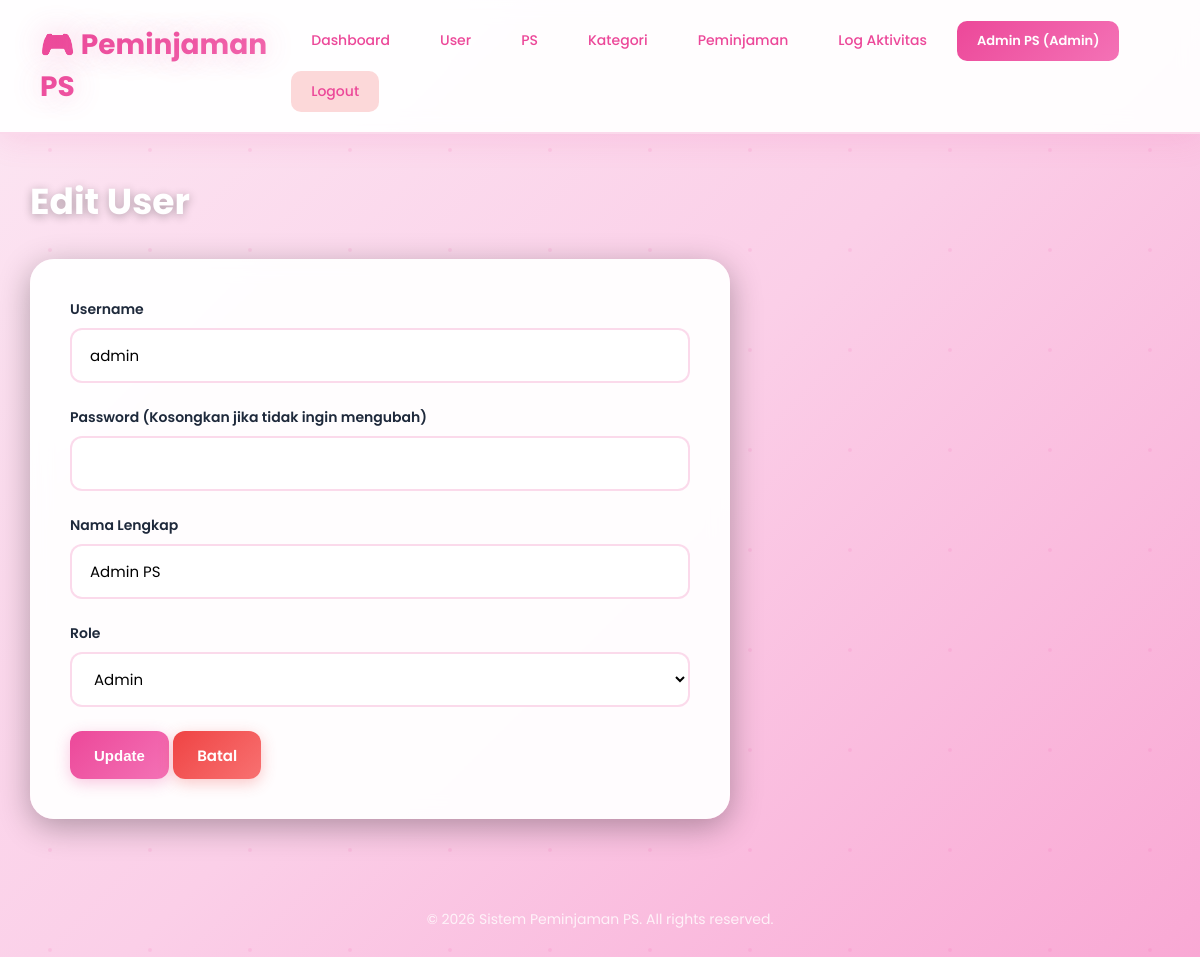
The page /index.php?page=user&action=edit&id=1 (signed in) on the database its author committed.
### tables this page shows
CREATE TABLE `users` (
  `id`         int(11)                              NOT NULL,
  `username`   varchar(50)                          NOT NULL,
  `password`   varchar(255)                         NOT NULL,
  `nama`       varchar(100)                         NOT NULL,
  `role`       enum('admin','petugas','peminjam')   NOT NULL,
  `created_at` timestamp                            NULL DEFAULT current_timestamp()
);

### config/Database.php (called while the page is built, shortened)
<?php
class Database {
    private $host     = "localhost";
    private $db_name  = "peminjaman_ps";
    private $username = "root";
    private $password = "";
    public function getConnection() {
        $this->conn = null;
        try {
            $this->conn = new PDO(
                "mysql:host={$this->host};dbname={$this->db_name};charset=utf8",
                $this->username,
                $this->password
            );
            $this->conn->setAttribute(PDO::ATTR_ERRMODE, PDO::ERRMODE_EXCEPTION);
        } catch (PDOException $e) {
            die("Koneksi database gagal: " . $e->getMessage());
        }
        return $this->conn;
    }
}

### models/User.php (called while the page is built, shortened)
<?php
class User {
    private $conn;
    private $table_name = "users";
    public $id;
    public function __construct($db) {
        $this->conn = $db;
    }
    public function readOne() {
        $stmt = $this->conn->prepare(
            "SELECT id, username, nama, role FROM {$this->table_name} WHERE id = :id LIMIT 1"
        );
        $stmt->bindParam(':id', $this->id);
        $stmt->execute();
        return $stmt;
    }
}

### views/user/edit.php (the view, shortened to what this page needs)
<?php require_once 'views/layouts/header.php'; ?>
<div class="content">
    <h1>Edit User</h1>
    <div class="form-container">
        <form method="POST" action="index.php?page=user&action=update" id="user-form">
            <div class="form-group">
                <label>Username</label>
                <input type="text" name="username" value="<?php echo htmlspecialchars($data['username'] ?? ''); ?>" required>
            </div>
            <div class="form-group">
                <label>Password (Kosongkan jika tidak ingin mengubah)</label>
                <input type="password" name="password">
            </div>
            <div class="form-group" id="nama-group">
                <label id="nama-label">Nama Lengkap</label>
                <input type="text" name="nama" id="nama-input" value="<?php echo htmlspecialchars($data['nama'] ?? ''); ?>" required>
            </div>
            <div class="form-group">
                <label>Role</label>
                <select name="role" id="role-select" required>
                    <option value="admin" <?php echo $data['role'] == 'admin' ? 'selected' : ''; ?>>Admin</option>
                </select>
            </div>
            <button type="submit" class="btn">Update</button>
            <a href="index.php?page=user&action=index" class="btn btn-danger">Batal</a>
        </form>
    </div>
</div>
<?php require_once 'views/layouts/footer.php'; ?>

### views/layouts/header.php (style rules this page uses)
* { margin: 0; padding: 0; box-sizing: border-box; }
body { font-family: 'Poppins', sans-serif; background: linear-gradient(135deg, #fce7f3 0%, #fbcfe8 50%, #f9a8d4 100%); min-height: 100vh; position: relative; }
body::before { content: ''; position: fixed; top: 0; left: 0; width: 100%; height: 100%; pointer-events: none; z-index: 0; }
.content { max-width: 1400px; margin: 40px auto; padding: 0 30px; position: relative; z-index: 1; }
.content h1 { color: white; font-size: 36px; font-weight: 700; margin-bottom: 30px; text-shadow: 0 2px 10px rgba(0,0,0,0.3); }
.btn { display: inline-flex; align-items: center; justify-content: center; gap: 8px; padding: 12px 24px; background: linear-gradient(135deg, #ec4899, #f472b6); color: white; text-decoration: none; border-radius: 12px; border: none; cursor: pointer; font-size: 15px; font-weight: 600; transition: all 0.3s ease; box-shadow: 0 4px 15px rgba(236,72,153,0.3); position: relative; overflow: hidden; min-height: 48px; white-space: nowrap; }
.btn::before { content: ''; position: absolute; top: 50%; left: 50%; width: 0; height: 0; border-radius: 50%; background: rgba(255,255,255,0.3); transform: translate(-50%, -50%); transition: width 0.6s, height 0.6s; }
.btn-danger { background: linear-gradient(135deg, #ef4444, #f87171); box-shadow: 0 4px 15px rgba(239,68,68,0.3); }
.form-group { margin-bottom: 24px; }
.form-group label { display: block; margin-bottom: 8px; font-weight: 600; color: #1e293b; font-size: 14px; }
.form-group input, .form-group select, .form-group textarea { width: 100%; padding: 14px 18px; border: 2px solid rgba(236,72,153,0.2); border-radius: 12px; font-size: 15px; font-family: 'Poppins', sans-serif; transition: all 0.3s ease; background: white; }
.form-container { background: rgba(255,255,255,0.95); backdrop-filter: blur(10px); padding: 40px; border-radius: 24px; box-shadow: 0 8px 32px rgba(0,0,0,0.3); max-width: 700px; animation: fadeIn 0.5s ease; }

### rows shown on the page
users: username "admin", nama "Admin PS", role "Admin"

### other values the page prints
$_SESSION['nama'] "Admin PS"
$_SESSION['role'] "Admin"
